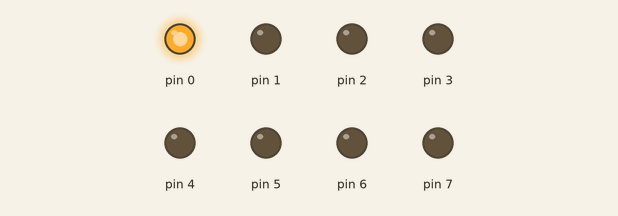
A sketch run on a simulated Arduino Uno, built with avr-gcc and run on an emulated ATmega328P. Parts: output pins drawn as LEDs (lit = HIGH).

Above: at 0.05 s.
At 0.35 s:
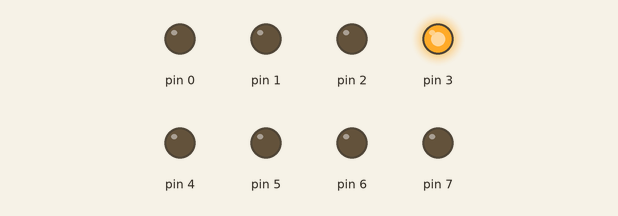
At 0.75 s:
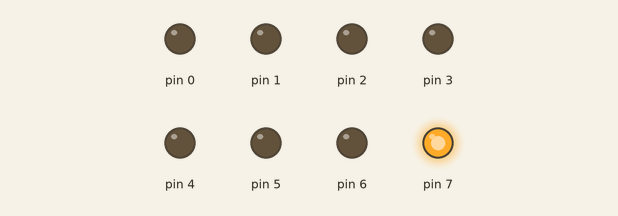
At 1.45 s:
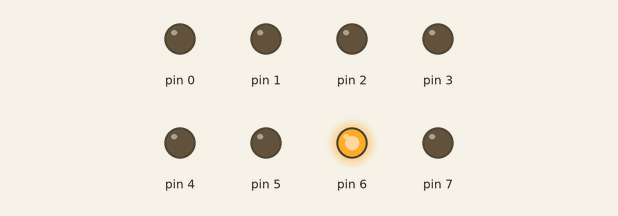
At 2.15 s:
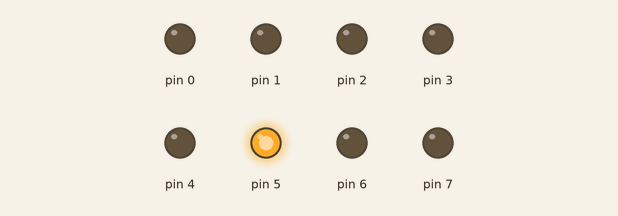
At 2.85 s:
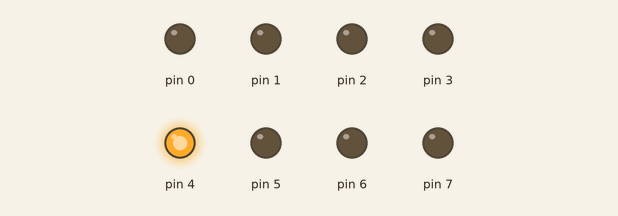
Timing chart, 0 to 3.1 s (numbered marks = the images above):
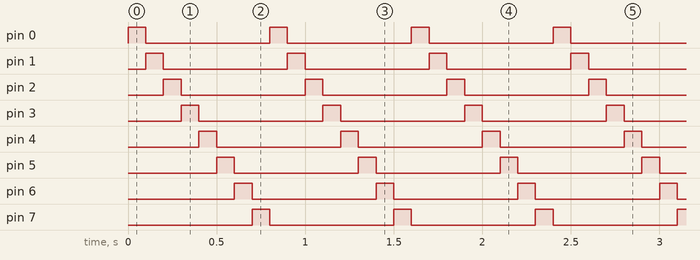

Measured:
- by itself, pin 0–7: alternates HIGH for 0.10 s and LOW for 0.70 s
- by itself, everything shown: repeats every 0.80 s, in 8 steps

The sketch:

pr1_4.ino
```cpp
/**********************************************
 * Title  : Alternate ON OFF eigESDI LED.     *
 * Date   : 03/09/2017                        *
 * Author : Harsh Patel                       *
 * ID No  : 15it077                           *
 * E-mail : 15it077@charusat.edu.in           *
 **********************************************/
void setup() {
  for(int i = 0; i < 8; i++) {
    pinMode(i, OUTPUT);
  }
}

void loop() {
  for(int  i = 0; i < 8; i++) {
    digitalWrite(i, HIGH);
    delay(100);
    digitalWrite(i, LOW);
  }
}
```
